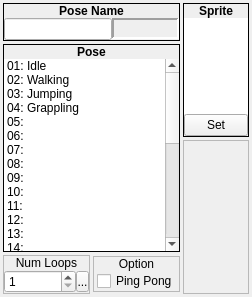
                 <widget class="QWidget" name="widget_23" native="true">
                  <layout class="QHBoxLayout" name="horizontalLayout_13">
                   <property name="spacing">
                    <number>3</number>
                   </property>
                   <property name="margin">
                    <number>3</number>
                   </property>
                   <item>
                    <widget class="QWidget" name="widget_24" native="true">
                     <layout class="QVBoxLayout" name="verticalLayout_14">
                      <property name="spacing">
                       <number>3</number>
                      </property>
                      <property name="margin">
                       <number>0</number>
                      </property>
                      <item>
                       <widget class="QFrame" name="frame_167">
                        <property name="sizePolicy">
                         <sizepolicy hsizetype="Preferred" vsizetype="Fixed">
                          <horstretch>0</horstretch>
                          <verstretch>0</verstretch>
                         </sizepolicy>
                        </property>
                        <property name="frameShape">
                         <enum>QFrame::Box</enum>
                        </property>
                        <property name="frameShadow">
                         <enum>QFrame::Plain</enum>
                        </property>
                        <layout class="QVBoxLayout" name="verticalLayout_294">
                         <property name="spacing">
                          <number>0</number>
                         </property>
                         <property name="margin">
                          <number>0</number>
                         </property>
                         <item>
                          <widget class="QLabel" name="label_219">
                           <property name="sizePolicy">
                            <sizepolicy hsizetype="Preferred" vsizetype="Fixed">
                             <horstretch>0</horstretch>
                             <verstretch>0</verstretch>
                            </sizepolicy>
                           </property>
                           <property name="font">
                            <font>
                             <weight>75</weight>
                             <bold>true</bold>
                            </font>
                           </property>
                           <property name="text">
                            <string>Pose Name</string>
                           </property>
                           <property name="alignment">
                            <set>Qt::AlignCenter</set>
                           </property>
                          </widget>
                         </item>
                         <item>
                          <widget class="QWidget" name="widget_179" native="true">
                           <layout class="QHBoxLayout" name="horizontalLayout_140">
                            <property name="spacing">
                             <number>0</number>
                            </property>
                            <property name="margin">
                             <number>0</number>
                            </property>
                            <item>
                             <widget class="QLineEdit" name="mapSprite_lePoseName">
                              <property name="sizePolicy">
                               <sizepolicy hsizetype="Preferred" vsizetype="Fixed">
                                <horstretch>0</horstretch>
                                <verstretch>0</verstretch>
                               </sizepolicy>
                              </property>
                              <property name="maxLength">
                               <number>16</number>
                              </property>
                             </widget>
                            </item>
                            <item>
                             <widget class="QLabel" name="mapSprite_lblPoseName">
                              <property name="minimumSize">
                               <size>
                                <width>0</width>
                                <height>21</height>
                               </size>
                              </property>
                              <property name="maximumSize">
                               <size>
                                <width>16777215</width>
                                <height>21</height>
                               </size>
                              </property>
                              <property name="font">
                               <font>
                                <weight>75</weight>
                                <bold>true</bold>
                               </font>
                              </property>
                              <property name="frameShape">
                               <enum>QFrame::Panel</enum>
                              </property>
                              <property name="frameShadow">
                               <enum>QFrame::Sunken</enum>
                              </property>
                              <property name="lineWidth">
                               <number>2</number>
                              </property>
                              <property name="text">
                               <string/>
                              </property>
                              <property name="alignment">
                               <set>Qt::AlignCenter</set>
                              </property>
                             </widget>
                            </item>
                           </layout>
                          </widget>
                         </item>
                        </layout>
                       </widget>
                      </item>
                      <item>
                       <widget class="QFrame" name="frame_164">
                        <property name="sizePolicy">
                         <sizepolicy hsizetype="Fixed" vsizetype="Preferred">
                          <horstretch>0</horstretch>
                          <verstretch>0</verstretch>
                         </sizepolicy>
                        </property>
                        <property name="frameShape">
                         <enum>QFrame::Box</enum>
                        </property>
                        <property name="frameShadow">
                         <enum>QFrame::Plain</enum>
                        </property>
                        <layout class="QVBoxLayout" name="verticalLayout_289">
                         <property name="spacing">
                          <number>0</number>
                         </property>
                         <property name="margin">
                          <number>0</number>
                         </property>
                         <item>
                          <widget class="QLabel" name="label_214">
                           <property name="sizePolicy">
                            <sizepolicy hsizetype="Preferred" vsizetype="Fixed">
                             <horstretch>0</horstretch>
                             <verstretch>0</verstretch>
                            </sizepolicy>
                           </property>
                           <property name="font">
                            <font>
                             <weight>75</weight>
                             <bold>true</bold>
                            </font>
                           </property>
                           <property name="text">
                            <string>Pose</string>
                           </property>
                           <property name="alignment">
                            <set>Qt::AlignCenter</set>
                           </property>
                          </widget>
                         </item>
                         <item>
                          <widget class="QWidget" name="widget_174" native="true">
                           <layout class="QVBoxLayout" name="verticalLayout_299">
                            <property name="spacing">
                             <number>0</number>
                            </property>
                            <property name="margin">
                             <number>0</number>
                            </property>
                            <item>
                             <widget class="QListWidget" name="mapSprite_lwPoseList">
                              <property name="sizePolicy">
                               <sizepolicy hsizetype="Preferred" vsizetype="Preferred">
                                <horstretch>0</horstretch>
                                <verstretch>0</verstretch>
                               </sizepolicy>
                              </property>
                              <property name="minimumSize">
                               <size>
                                <width>175</width>
                                <height>0</height>
                               </size>
                              </property>
                              <property name="maximumSize">
                               <size>
                                <width>175</width>
                                <height>16777215</height>
                               </size>
                              </property>
                              <property name="frameShape">
                               <enum>QFrame::NoFrame</enum>
                              </property>
                              <property name="horizontalScrollBarPolicy">
                               <enum>Qt::ScrollBarAlwaysOff</enum>
                              </property>
                              <property name="editTriggers">
                               <set>QAbstractItemView::NoEditTriggers</set>
                              </property>
                              <property name="verticalScrollMode">
                               <enum>QAbstractItemView::ScrollPerPixel</enum>
                              </property>
                              <item>
                               <property name="text">
                                <string>01: Idle</string>
                               </property>
                              </item>
                              <item>
                               <property name="text">
                                <string>02: Walking</string>
                               </property>
                              </item>
                              <item>
                               <property name="text">
                                <string>03: Jumping</string>
                               </property>
                              </item>
                              <item>
                               <property name="text">
                                <string>04: Grappling</string>
                               </property>
                              </item>
                              <item>
                               <property name="text">
                                <string>05: </string>
                               </property>
                              </item>
                              <item>
                               <property name="text">
                                <string>06: </string>
                               </property>
                              </item>
                              <item>
                               <property name="text">
                                <string>07: </string>
                               </property>
                              </item>
                              <item>
                               <property name="text">
                                <string>08: </string>
                               </property>
                              </item>
                              <item>
                               <property name="text">
                                <string>09: </string>
                               </property>
                              </item>
                              <item>
                               <property name="text">
                                <string>10: </string>
                               </property>
                              </item>
                              <item>
                               <property name="text">
                                <string>11: </string>
                               </property>
                              </item>
                              <item>
                               <property name="text">
                                <string>12: </string>
                               </property>
                              </item>
                              <item>
                               <property name="text">
                                <string>13: </string>
                               </property>
                              </item>
                              <item>
                               <property name="text">
                                <string>14: </string>
                               </property>
                              </item>
                              <item>
                               <property name="text">
                                <string>15: </string>
                               </property>
                              </item>
                              <item>
                               <property name="text">
                                <string>16: </string>
                               </property>
                              </item>
                              <item>
                               <property name="text">
                                <string>17: </string>
                               </property>
                              </item>
                              <item>
                               <property name="text">
                                <string>18: </string>
                               </property>
                              </item>
                              <item>
                               <property name="text">
                                <string>19: </string>
                               </property>
                              </item>
                              <item>
                               <property name="text">
                                <string>20: </string>
                               </property>
                              </item>
                              <item>
                               <property name="text">
                                <string>21: </string>
                               </property>
                              </item>
                              <item>
                               <property name="text">
                                <string>22: </string>
                               </property>
                              </item>
                              <item>
                               <property name="text">
                                <string>23: </string>
                               </property>
                              </item>
                              <item>
                               <property name="text">
                                <string>24: </string>
                               </property>
                              </item>
                              <item>
                               <property name="text">
                                <string>25: </string>
                               </property>
                              </item>
                              <item>
                               <property name="text">
                                <string>26: </string>
                               </property>
                              </item>
                              <item>
                               <property name="text">
                                <string>27: </string>
                               </property>
                              </item>
                              <item>
                               <property name="text">
                                <string>28: </string>
                               </property>
                              </item>
                              <item>
                               <property name="text">
                                <string>29: </string>
                               </property>
                              </item>
                              <item>
                               <property name="text">
                                <string>30: </string>
                               </property>
                              </item>
                              <item>
                               <property name="text">
                                <string>31: </string>
                               </property>
                              </item>
                              <item>
                               <property name="text">
                                <string>32: </string>
                               </property>
                              </item>
                             </widget>
                            </item>
                           </layout>
                          </widget>
                         </item>
                        </layout>
                       </widget>
                      </item>
                      <item>
                       <widget class="QWidget" name="widget_25" native="true">
                        <property name="sizePolicy">
                         <sizepolicy hsizetype="Preferred" vsizetype="Fixed">
                          <horstretch>0</horstretch>
                          <verstretch>0</verstretch>
                         </sizepolicy>
                        </property>
                        <layout class="QHBoxLayout" name="horizontalLayout_14">
                         <property name="spacing">
                          <number>3</number>
                         </property>
                         <property name="margin">
                          <number>0</number>
                         </property>
                         <item>
                          <widget class="QFrame" name="frame_19">
                           <property name="frameShape">
                            <enum>QFrame::StyledPanel</enum>
                           </property>
                           <property name="frameShadow">
                            <enum>QFrame::Raised</enum>
                           </property>
                           <layout class="QVBoxLayout" name="verticalLayout_24">
                            <property name="spacing">
                             <number>0</number>
                            </property>
                            <property name="margin">
                             <number>0</number>
                            </property>
                            <item>
                             <widget class="QLabel" name="label_6">
                              <property name="sizePolicy">
                               <sizepolicy hsizetype="Preferred" vsizetype="Fixed">
                                <horstretch>0</horstretch>
                                <verstretch>0</verstretch>
                               </sizepolicy>
                              </property>
                              <property name="text">
                               <string>Num Loops</string>
                              </property>
                              <property name="alignment">
                               <set>Qt::AlignCenter</set>
                              </property>
                             </widget>
                            </item>
                            <item>
                             <widget class="QWidget" name="widget_6" native="true">
                              <layout class="QHBoxLayout" name="horizontalLayout_2">
                               <property name="spacing">
                                <number>0</number>
                               </property>
                               <property name="margin">
                                <number>0</number>
                               </property>
                               <item>
                                <widget class="QSpinBox" name="mapSprite_sbNumLoops">
                                 <property name="accelerated">
                                  <bool>true</bool>
                                 </property>
                                 <property name="suffix">
                                  <string/>
                                 </property>
                                 <property name="minimum">
                                  <number>1</number>
                                 </property>
                                 <property name="maximum">
                                  <number>4</number>
                                 </property>
                                </widget>
                               </item>
                               <item>
                                <widget class="SpinBoxSideButton" name="mapSprite_bNumLoopsSideButton">
                                 <property name="minimumSize">
                                  <size>
                                   <width>13</width>
                                   <height>21</height>
                                  </size>
                                 </property>
                                 <property name="maximumSize">
                                  <size>
                                   <width>13</width>
                                   <height>21</height>
                                  </size>
                                 </property>
                                 <property name="text">
                                  <string>...</string>
                                 </property>
                                 <property name="icon">
                                  <iconset resource="gui_icons.qrc">
                                   <normaloff>:/icons/spinBoxSideButton.png</normaloff>:/icons/spinBoxSideButton.png</iconset>
                                 </property>
                                 <property name="iconSize">
                                  <size>
                                   <width>8</width>
                                   <height>16</height>
                                  </size>
                                 </property>
                                </widget>
                               </item>
                              </layout>
                             </widget>
                            </item>
                           </layout>
                          </widget>
                         </item>
                         <item>
                          <widget class="QFrame" name="frame_11">
                           <property name="sizePolicy">
                            <sizepolicy hsizetype="Preferred" vsizetype="Fixed">
                             <horstretch>0</horstretch>
                             <verstretch>0</verstretch>
                            </sizepolicy>
                           </property>
                           <property name="frameShape">
                            <enum>QFrame::StyledPanel</enum>
                           </property>
                           <property name="frameShadow">
                            <enum>QFrame::Raised</enum>
                           </property>
                           <layout class="QVBoxLayout" name="verticalLayout_16">
                            <property name="spacing">
                             <number>0</number>
                            </property>
                            <property name="margin">
                             <number>0</number>
                            </property>
                            <item>
                             <widget class="QLabel" name="label_10">
                              <property name="sizePolicy">
                               <sizepolicy hsizetype="Preferred" vsizetype="Fixed">
                                <horstretch>0</horstretch>
                                <verstretch>0</verstretch>
                               </sizepolicy>
                              </property>
                              <property name="text">
                               <string>Option</string>
                              </property>
                              <property name="alignment">
                               <set>Qt::AlignCenter</set>
                              </property>
                             </widget>
                            </item>
                            <item>
                             <widget class="QWidget" name="widget_27" native="true">
                              <layout class="QHBoxLayout" name="horizontalLayout_16">
                               <property name="spacing">
                                <number>0</number>
                               </property>
                               <property name="leftMargin">
                                <number>3</number>
                               </property>
                               <property name="topMargin">
                                <number>0</number>
                               </property>
                               <property name="rightMargin">
                                <number>0</number>
                               </property>
                               <property name="bottomMargin">
                                <number>0</number>
                               </property>
                               <item>
                                <widget class="QCheckBox" name="mapSprite_cbPingPong">
                                 <property name="toolTip">
                                  <string>Not Ping Pong Frames: 0 1 2 0 ...
Ping Pong Frames: 0 1 2 1 0 ...</string>
                                 </property>
                                 <property name="text">
                                  <string>Ping Pong</string>
                                 </property>
                                </widget>
                               </item>
                              </layout>
                             </widget>
                            </item>
                           </layout>
                          </widget>
                         </item>
                        </layout>
                       </widget>
                      </item>
                     </layout>
                    </widget>
                   </item>
                   <item>
                    <widget class="QWidget" name="widget_28" native="true">
                     <property name="sizePolicy">
                      <sizepolicy hsizetype="Fixed" vsizetype="Preferred">
                       <horstretch>0</horstretch>
                       <verstretch>0</verstretch>
                      </sizepolicy>
                     </property>
                     <layout class="QVBoxLayout" name="verticalLayout_17">
                      <property name="spacing">
                       <number>3</number>
                      </property>
                      <property name="margin">
                       <number>0</number>
                      </property>
                      <item>
                       <widget class="QFrame" name="frame_12">
                        <property name="sizePolicy">
                         <sizepolicy hsizetype="Fixed" vsizetype="Fixed">
                          <horstretch>0</horstretch>
                          <verstretch>0</verstretch>
                         </sizepolicy>
                        </property>
                        <property name="frameShape">
                         <enum>QFrame::Box</enum>
                        </property>
                        <property name="frameShadow">
                         <enum>QFrame::Plain</enum>
                        </property>
                        <layout class="QVBoxLayout" name="verticalLayout_295">
                         <property name="spacing">
                          <number>0</number>
                         </property>
                         <property name="margin">
                          <number>0</number>
                         </property>
                         <item>
                          <widget class="QLabel" name="label_220">
                           <property name="sizePolicy">
                            <sizepolicy hsizetype="Preferred" vsizetype="Fixed">
                             <horstretch>0</horstretch>
                             <verstretch>0</verstretch>
                            </sizepolicy>
                           </property>
                           <property name="font">
                            <font>
                             <weight>75</weight>
                             <bold>true</bold>
                            </font>
                           </property>
                           <property name="text">
                            <string>Sprite</string>
                           </property>
                           <property name="alignment">
                            <set>Qt::AlignCenter</set>
                           </property>
                          </widget>
                         </item>
                         <item>
                          <widget class="QWidget" name="widget_180" native="true">
                           <layout class="QVBoxLayout" name="verticalLayout_18">
                            <property name="spacing">
                             <number>0</number>
                            </property>
                            <property name="margin">
                             <number>0</number>
                            </property>
                            <item>
                             <widget class="ImageView" name="mapSprite_gvPoseAnimation">
                              <property name="sizePolicy">
                               <sizepolicy hsizetype="Expanding" vsizetype="Expanding">
                                <horstretch>0</horstretch>
                                <verstretch>0</verstretch>
                               </sizepolicy>
                              </property>
                              <property name="minimumSize">
                               <size>
                                <width>64</width>
                                <height>96</height>
                               </size>
                              </property>
                              <property name="maximumSize">
                               <size>
                                <width>64</width>
                                <height>96</height>
                               </size>
                              </property>
                              <property name="frameShape">
                               <enum>QFrame::NoFrame</enum>
                              </property>
                              <property name="verticalScrollBarPolicy">
                               <enum>Qt::ScrollBarAlwaysOff</enum>
                              </property>
                              <property name="horizontalScrollBarPolicy">
                               <enum>Qt::ScrollBarAlwaysOff</enum>
                              </property>
                             </widget>
                            </item>
                            <item>
                             <widget class="QWidget" name="widget_30" native="true">
                              <layout class="QHBoxLayout" name="horizontalLayout_17">
                               <property name="spacing">
                                <number>0</number>
                               </property>
                               <property name="margin">
                                <number>0</number>
                               </property>
                               <item>
                                <widget class="QPushButton" name="mapSprite_bSetPoseAnimation">
                                 <property name="sizePolicy">
                                  <sizepolicy hsizetype="Preferred" vsizetype="Fixed">
                                   <horstretch>0</horstretch>
                                   <verstretch>0</verstretch>
                                  </sizepolicy>
                                 </property>
                                 <property name="minimumSize">
                                  <size>
                                   <width>64</width>
                                   <height>0</height>
                                  </size>
                                 </property>
                                 <property name="maximumSize">
                                  <size>
                                   <width>64</width>
                                   <height>16777215</height>
                                  </size>
                                 </property>
                                 <property name="text">
                                  <string>Set</string>
                                 </property>
                                </widget>
                               </item>
                              </layout>
                             </widget>
                            </item>
                           </layout>
                          </widget>
                         </item>
                        </layout>
                       </widget>
                      </item>
                      <item>
                       <widget class="QFrame" name="frame_13">
                        <property name="frameShape">
                         <enum>QFrame::StyledPanel</enum>
                        </property>
                        <property name="frameShadow">
                         <enum>QFrame::Raised</enum>
                        </property>
                       </widget>
                      </item>
                     </layout>
                    </widget>
                   </item>
                  </layout>
                 </widget>
